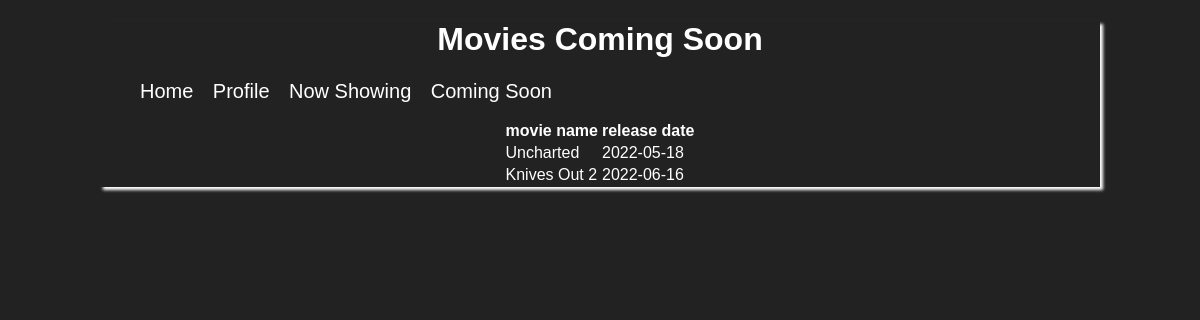
Page /comingsoon.php on the committed database.
### tables this page shows
CREATE TABLE IF NOT EXISTS `movies` (
  `movie_id` int(11) NOT NULL AUTO_INCREMENT,
  `movie_name` text NOT NULL,
  `movie_date` date NOT NULL,
  PRIMARY KEY (`movie_id`)
);

### comingsoon.php (the view)
<!DOCTYPE html>
<html>
    <head>
    <link rel="stylesheet" href="homestyle.css?parameter=1" type="text/css" />
    </head>
    <body>
     <?php
     require "config.php";
    $sql="select * from movies where movie_date > current_date()";
    $stmt=$pdo->prepare($sql);
    ?>
    <div class="wrapper">
    <h1>Movies Coming Soon</h1>
    <nav>
        <ul>
             <li><a href="homepage.php">Home</a></li>
             <li><a href="profile.php">Profile</a></li>
             <li><a href="movies.php">Now Showing</a></li>
             <li><a href="comingsoon.php">Coming Soon</a></li>
         </ul>
    </nav>
    <div class="movielist">
    <table>
        <tr>
            <th>movie name</th>
            <th>release date</th>
        </tr>
        <?php
            if($stmt->execute()){
            while ($row=$stmt->fetch()) {
                echo
            "<tr>
          <td>{$row['movie_name']}</td>
          <td>{$row['movie_date']}</td>
            </tr>";
            }}
        ?>
    </table>
    </div>
    </div>
    </body>
</html>

### homestyle.css (style rules this page uses)
body { background-image: url("imgs/download.jpg"); color: white; font-family: "Trebuchet MS", "Lucida Sans Unicode", "Lucida Grande", "Lucida Sans", Arial, sans-serif; }
.wrapper { width: 1000px; margin: auto; box-shadow: 3px 3px 3px white; position: relative; }
h1 { text-align: center; }
nav li { display: inline-block; margin-right: 15px; }
nav a { text-decoration: none; color: white; font-size: 20px; font-family: Arial, Helvetica, sans-serif; padding-bottom: 3px; }
table { margin: auto; }

### rows in the picture
movies: movie_name "Uncharted", movie_date "2022-05-18"
movies: movie_name "Knives Out 2", movie_date "2022-06-16"
